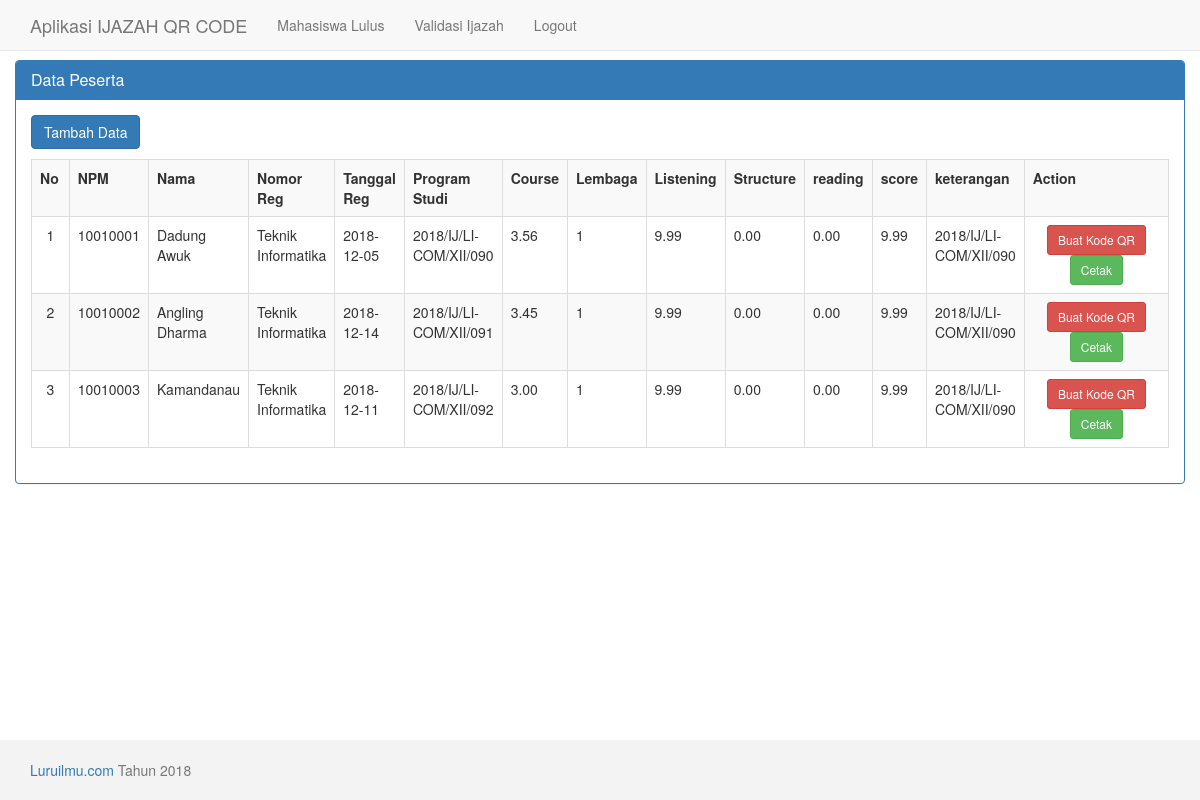
/data_mahasiswa.php (signed in), run on the app's committed database.
### tables this page shows
CREATE TABLE `mahasiswa` (
  `id` int(10) NOT NULL AUTO_INCREMENT,
  `npm` varchar(10) DEFAULT NULL,
  `nama_pes` varchar(40) DEFAULT NULL,
  `no_reg` varchar(40) DEFAULT NULL,
  `tgl_reg` date DEFAULT NULL,
  `prodi` varchar(40) DEFAULT NULL,
  `course` varchar(40) DEFAULT NULL,
  `lembaga` varchar(40) DEFAULT NULL,
  `listening` decimal(3,2) DEFAULT NULL,
  `structure` decimal(3,2) DEFAULT NULL,
  `reading` decimal(3,2) DEFAULT NULL,
  `score` decimal(3,2) DEFAULT NULL,
  `ket` varchar(40) DEFAULT NULL,
  PRIMARY KEY (`id`)
);

### data_mahasiswa.php (the view, shortened to what this page needs)
<?php include "header.php"; ?>
<div class="container">
<?php
$view = isset($_GET['view']) ? $_GET['view'] : null;
switch($view){
	default:
	?>
	<div class="row">
		<div class="panel panel-primary">
			<div class="panel-heading">
				<h3 class="panel-title">Data Peserta</h3>
			</div>
			<div class="panel-body">
				<a class="btn btn-primary" style="margin-bottom: 10px" href="data_mahasiswa.php?view=tambah">Tambah Data</a>
				<table class="table table-bordered table-striped">
					<tr>
						<th>No</th>
						<th>NPM</th>
						<th>Nama</th>
						<th>Nomor Reg</th>
						<th>Tanggal Reg</th>
						<th>Program Studi</th>
						<th>Course</th>
						<th>Lembaga</th>
						<th>Listening</th>
						<th>Structure</th>
						<th>reading</th>
						<th>score</th>
						<th>keterangan</th>
						<th>Action</th>
					</tr>
					<?php
					$sql=mysqli_query($konek, "SELECT * FROM mahasiswa ORDER BY id ASC");
					$no=1;
					while($d=mysqli_fetch_array($sql)){
						echo "<tr>
							<td width='40px' align='center'>$no</td>
							<td>$d[npm]</td>
							<td>$d[nama_pes]</td>
							<td>$d[no_reg]</td>
							<td>$d[tgl_reg]</td>
							<td>$d[prodi]</td>
							<td>$d[course]</td>
							<td>$d[lembaga]</td>
							<td>$d[listening]</td>
							<td>$d[structure]</td>
							<td>$d[reading]</td>
							<td>$d[score]</td>
							<td>$d[ket]</td>
							<td width='180px' align='center'>
								<a class='btn btn-danger btn-sm' href='buatQRCode.php?npm=$d[npm]&nomor=$d[no_reg]'>Buat Kode QR</a>
								<a class='btn btn-success btn-sm' href='cetak_ijazah.php?id=$d[id]' target='_blank'>Cetak</a>
							</td>
						</tr>";
						$no++;
					}
					?>
				</table>
			</div>
		</div>
	</div>
<?php
	break;
?>
<?php
}
?>
</div>
<?php include "footer.php"; ?>

### header.php (shortened to what this page needs)
<!DOCTYPE html>
<html>
<head>
    <link href="./assets/css/bootstrap.min.css" rel="stylesheet">
    <link href="./assets/style.css" rel="stylesheet">
</head>
<body>
    <nav class="navbar navbar-default navbar-fixed-top">
      <div class="container">
        <div class="navbar-header">
          <a class="navbar-brand" href="./">Aplikasi IJAZAH QR CODE</a>
        </div>
        <div id="navbar" class="collapse navbar-collapse">
          <ul class="nav navbar-nav">
            <li><a href="data_mahasiswa.php">Mahasiswa Lulus</a></li>
            <li><a href="./validasi-ijazah">Validasi Ijazah</a></li>
            <li><a href="logout.php">Logout</a></li>
          </ul>
        </div>
      </div>
    </nav>

### footer.php (shortened to what this page needs)
	<footer class="footer">
      <div class="container">
        <p class="text-muted"><a href="https://luruilmu.com" target="_blank">Luruilmu.com</a> Tahun 2018</p>
      </div>
    </footer>
</body>
</html>

### assets/style.css (style rules this page uses)
html { position: relative; min-height: 100%; }
body { margin-bottom: 60px; }
body > .container { padding: 60px 15px 0; }
.container .text-muted { margin: 20px 0; }
.footer { position: absolute; bottom: 0; width: 100%; height: 60px; background-color: #f3f3f3; }
.footer > .container { padding-right: 15px; padding-left: 15px; }

### data on the page
mahasiswa: npm "10010001", nama_pes "Dadung Awuk", no_reg "Teknik Informatika", tgl_reg "2018-12-05", prodi "2018/IJ/LI-COM/XII/090", course "3.56", lembaga "1", listening "9.99", structure "0.00", reading "0.00", score "9.99", ket "2018/IJ/LI-COM/XII/090"
mahasiswa: npm "10010002", nama_pes "Angling Dharma", no_reg "Teknik Informatika", tgl_reg "2018-12-14", prodi "2018/IJ/LI-COM/XII/091", course "3.45", lembaga "1", listening "9.99", structure "0.00", reading "0.00", score "9.99", ket "2018/IJ/LI-COM/XII/090"
mahasiswa: npm "10010003", nama_pes "Kamandanau", no_reg "Teknik Informatika", tgl_reg "2018-12-11", prodi "2018/IJ/LI-COM/XII/092", course "3.00", lembaga "1", listening "9.99", structure "0.00", reading "0.00", score "9.99", ket "2018/IJ/LI-COM/XII/090"
